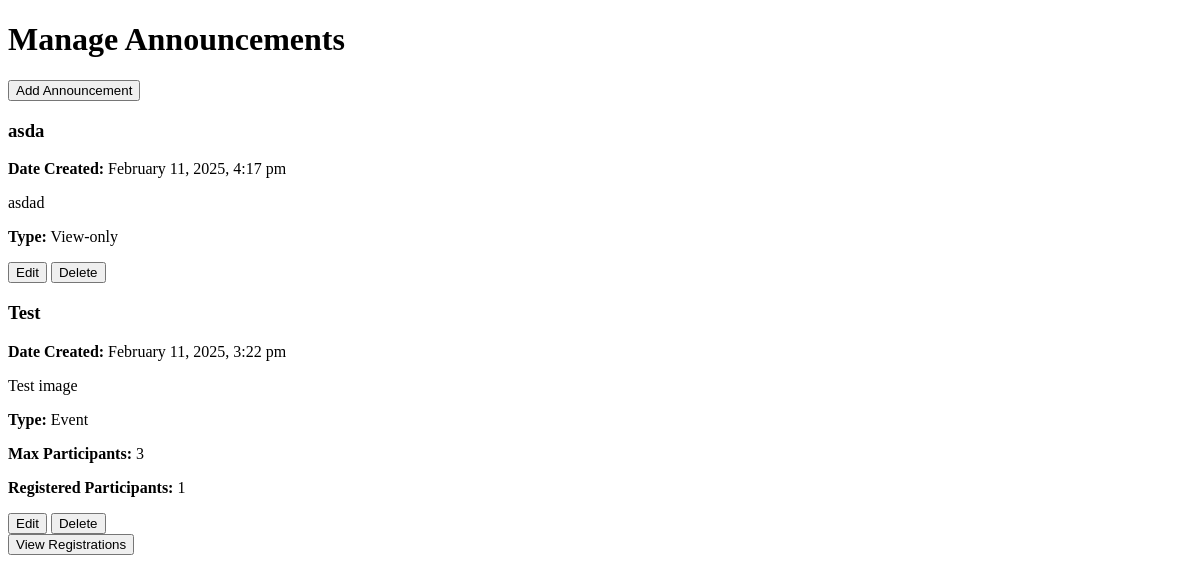
The app's page /admin.php (signed in), older data.
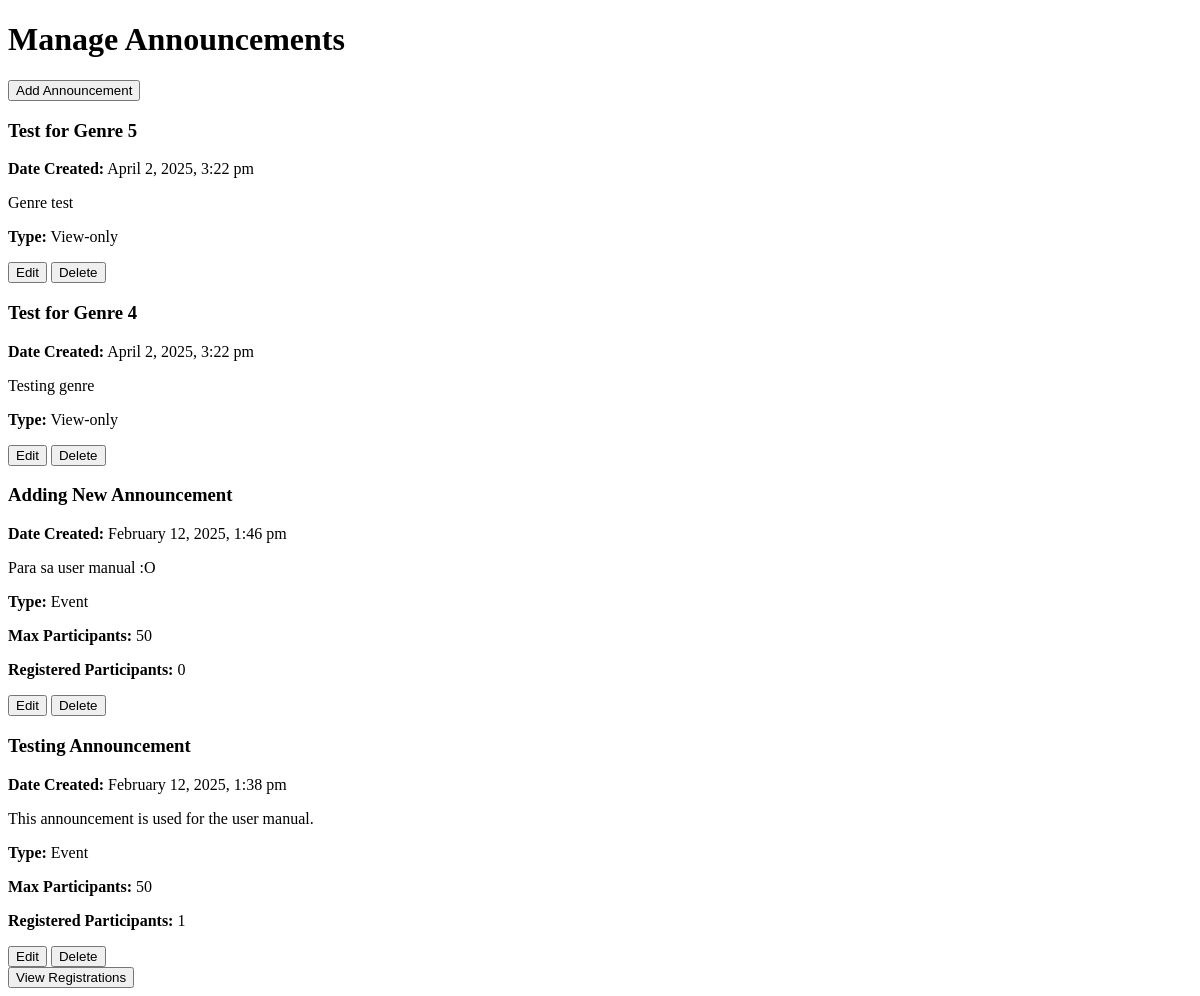
The same page, newer data.
### tables this page shows
CREATE TABLE `announcements` (
  `id` int(11) NOT NULL,
  `title` varchar(255) NOT NULL,
  `content` text NOT NULL,
  `type` enum('view-only','event') NOT NULL,
  `max_participants` int(11) DEFAULT NULL,
  `created_at` timestamp NOT NULL DEFAULT current_timestamp(),
  `registered_participants` int(11) DEFAULT 0,
  `image_path` varchar(255) DEFAULT NULL,
  `genre` varchar(255) NOT NULL
);

### admin.php (the view, shortened to what this page needs)
<?php
include 'db.php';
$sql = "SELECT * FROM announcements ORDER BY created_at DESC";
$result = $conn->query($sql);
?>
<!DOCTYPE html>
<html lang="en">
<head>
    <link rel="stylesheet" href="styles.css">
</head>
<body>
    <h1>Manage Announcements</h1>
    <button onclick="location.href='add_announcement.php'">Add Announcement</button>
    <div id="announcements">
    <?php while ($row = $result->fetch_assoc()): ?>
        <div class="announcement">
            <h3><?php echo htmlspecialchars($row['title']); ?></h3>
            <p><strong>Date Created:</strong> <?php echo date("F j, Y, g:i a", strtotime($row['created_at'])); ?></p>
            <p><?php echo nl2br(htmlspecialchars($row['content'])); ?></p>
            <p><strong>Type:</strong> <?php echo ucfirst($row['type']); ?></p>
            <?php if ($row['type'] === "event"): ?>
                <p><strong>Max Participants:</strong> <?php echo $row['max_participants']; ?></p>
                <p><strong>Registered Participants:</strong> <?php echo $row['registered_participants']; ?></p>
            <?php endif; ?>
            <button onclick="location.href='edit_announcement.php?id=<?php echo $row['id']; ?>'">Edit</button>
            <button onclick="deleteAnnouncement(<?php echo $row['id']; ?>)">Delete</button>
        </div>
    <?php endwhile; ?>
</div>
    <a href="view_registrations.php">
        <button>View Registrations</button>
    </a>
</body>
</html>

Row changes from the older to the newer data that the page shows:
removed announcements: title "asda", created_at "February 11, 2025, 4:17 pm", content "asdad", type "View-only"
removed announcements: title "Test", created_at "February 11, 2025, 3:22 pm", content "Test image", type "Event", max_participants "3", registered_participants "1"
added announcements: title "Test for Genre 5", created_at "April 2, 2025, 3:22 pm", content "Genre test", type "View-only"
added announcements: title "Test for Genre 4", created_at "April 2, 2025, 3:22 pm", content "Testing genre", type "View-only"
added announcements: title "Adding New Announcement", created_at "February 12, 2025, 1:46 pm", content "Para sa user manual :O", type "Event", max_participants "50", registered_participants "0"
added announcements: title "Testing Announcement", created_at "February 12, 2025, 1:38 pm", content "This announcement is used for the user manual.", type "Event", max_participants "50", registered_participants "1"
